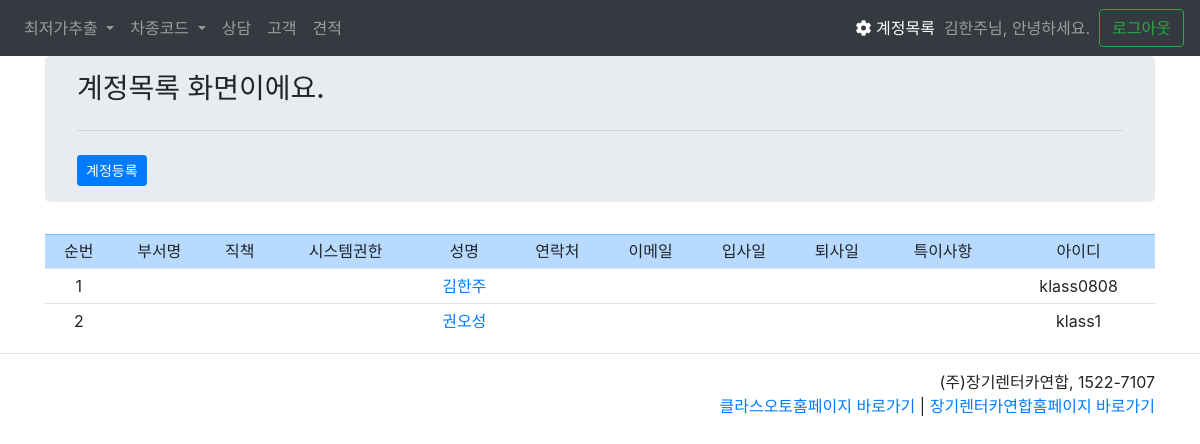
Screenshot of /setting/account/account.php (signed in) with the database file from the repository.
### tables this page shows
CREATE TABLE `user` (
  `usercode` tinyint(1) NOT NULL AUTO_INCREMENT,
  `id` varchar(45) NOT NULL,
  `password` varchar(45) NOT NULL,
  `name` varchar(45) NOT NULL,
  `phone` varchar(45) DEFAULT NULL,
  `department` varchar(45) DEFAULT NULL,
  PRIMARY KEY (`usercode`),
  UNIQUE KEY `id` (`id`)
);

### www/setting/account/account.php (the view, shortened to what this page needs)
<!DOCTYPE html>
<html lang="en" dir="ltr">
<head>
    <?php
    include $_SERVER['DOCUMENT_ROOT'] . "/view/inc.php";
    ?>
</head>
<body>
    <?php
    include $_SERVER['DOCUMENT_ROOT'] . "/view/conn.php";
    include $_SERVER['DOCUMENT_ROOT'] . "/view/nav2.php";
    $sql = "select * from user";
    $result = mysqli_query($conn, $sql);
    $allRows = array();
    while ($row = mysqli_fetch_array($result)) {
        $allRows[] = $row;
    }
    ?>
    <section class="container">
        <div class="jumbotron pt-3 pb-3">
            <h3 class="">계정목록 화면이에요.</h3>
            <hr class="my-4">
            <a class="btn btn-primary btn-sm" href="account_add.php" role="button">계정등록</a>
        </div>
    </section>
    <section class="container">
        <table class="table table-sm table-hover text-center">
            <tr class="table-primary">
                <td class="">순번</td>
                <td class="">부서명</td>
                <td class="">직책</td>
                <td class="">시스템권한</td>
                <td class="">성명</td>
                <td class="">연락처</td>
                <td class="">이메일</td>
                <td class="">입사일</td>
                <td class="">퇴사일</td>
                <td class="">특이사항</td>
                <td class="">아이디</td>
            </tr>
            <?php
            for ($i = 0; $i < count($allRows); $i++) { ?>
                <tr class="">
                    <td class="primary"><?= $i + 1 ?></td>
                    <td class=""><?= $allRows[$i]['department'] ?></td>
                    <td class=""><?= $allRows[$i]['position'] ?></td>
                    <td class=""><?= $allRows[$i]['system_position'] ?></td>
                    <td class="">
                        <a href="account_edit.php?usercode=<?= $allRows[$i]['usercode'] ?>" class=""><?= $allRows[$i]['name'] ?></a>
                    </td>
                    <td class=""><?= $allRows[$i]['phone'] ?></td>
                    <td class=""><?= $allRows[$i]['email'] ?></td>
                    <td class=""><?= $allRows[$i]['start_work'] ?></td>
                    <td class=""><?= $allRows[$i]['end_work'] ?></td>
                    <td class=""><?= $allRows[$i]['etc'] ?></td>
                    <td class="password"><?= $allRows[$i]['id'] ?></td>
                </tr>
            <?php }
            ?>
        </table>
    </section>
    <?php
    include $_SERVER['DOCUMENT_ROOT'] . "/view/footer.php";
    ?>
</body>
</html>

### www/inc/css/flexbox2.css (style rules this page uses)
:root { --text-color: #2e2e2e; --background-color: ; --accent-color: ; --table_title_color: #86c1ef; }

### rows the page displays
user: name "김한주", id "klass0808"
user: name "권오성", id "klass1"

### other values shown
$_SESSION['name'] "김한주"
